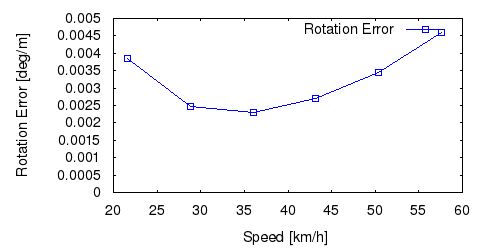

This chart was generated by the following gnuplot code:
set term png size 500,250 font "Helvetica" 11
set output "06_rs.png"
set size ratio 0.5
set yrange [0:*]
set xlabel "Speed [km/h]"
set ylabel "Rotation Error [deg/m]"
plot "06_rs.txt" using ($1*3.6):($2*57.3) title 'Rotation Error' lc rgb "#0000FF" pt 4 w linespoints
